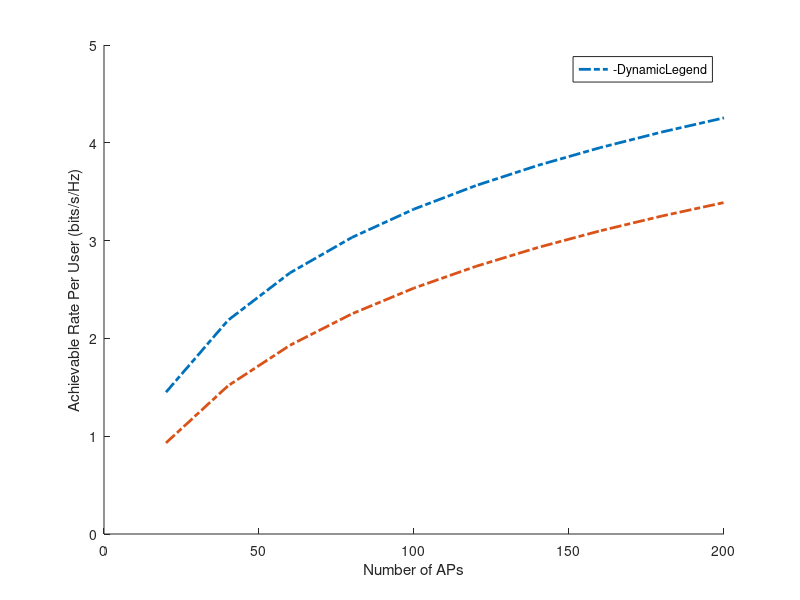

Here is the MATLAB script that generated this plot:
clc;
close all;
clear;

Kusers = [10 20]; % Number of users
Map = 20:20:200; % Number of APs
rho_p_cf = 1;
rho_d_cf = 1; % Allocating all power to downlink signals
iters =1; % for statistical achievable rate
for ku = 1:length(Kusers)
    K = Kusers(ku);
    tau_cf = K;
Rs_k = zeros(K,length(Map));
for mm = 1:length(Map)
M = Map(mm);
Beta = ones(M,K); %largescale path loss
%% Pilot generation

pilots = sqrt(1/2)*(eye(K) + 1i * eye(K));


C = zeros(M,K);
for m = 1:M  
    for k=1:K
        temp2 = 0;
        for kk = 1:K
            temp2 = temp2 + Beta(m,kk)*(abs(pilots(:,k)'*pilots(:,kk)))^2;
        end
        C(m,k) = (sqrt(rho_p_cf*tau_cf)*Beta(m,k))/(tau_cf*rho_p_cf*temp2 + 1);
    end    
end

Gamma = sqrt(rho_p_cf*tau_cf)* Beta.*C;
Eta = zeros(M,K);
for m = 1:M  
    for k=1:K
        Eta(m,k) = 1/(K*Gamma(m,k));
    end    
end

%% Equation 24 
for kth = 1:K
    num_s = 0;
    for msn = 1:M
        num_s = num_s + sqrt(Eta(msn,kth))*Gamma(msn,kth);
    end

    den_s1 = 0;
    for ksd = 1:K
        if(ksd~=kth)
            den_s_i = 0;
            for msd = 1:M
                den_s_i = den_s_i + sqrt(Eta(msd,ksd))*Gamma(msd,ksd)*(Beta(msd,kth)/Beta(msd,ksd));
            end
            den_s1 = den_s1 + (den_s_i^2)*(abs(pilots(:,ksd)'*pilots(:,kth)))^2;
        end
    end

    den_s2=0;
    for ksd2 = 1:K
        for msd2=1:M
            den_s2 = den_s2 + Eta(msd2,ksd2)*Gamma(msd2,ksd2)*Beta(msd2,kth);
        end
    end


    Rs_k(kth,mm) = log2(1+ (rho_d_cf*(num_s^2))/(rho_d_cf*den_s1 + rho_d_cf*den_s2 +1));
end

end %end of loop for M antennas at AP
Cap = sum(Rs_k,1)/K;
Cap2(ku,:) = sum(Cap,1)/iters;
end

hold on
for p=1:length(Kusers)
    plot(Map,Cap2(p,:),'-.','LineWidth',2,'DisplayName',sprintf('Statistical - K = %d', Kusers(p)));
    legend('-DynamicLegend');
    legend('show');
end
hold off
xlabel('Number of APs');
ylabel('Achievable Rate Per User (bits/s/Hz)');
